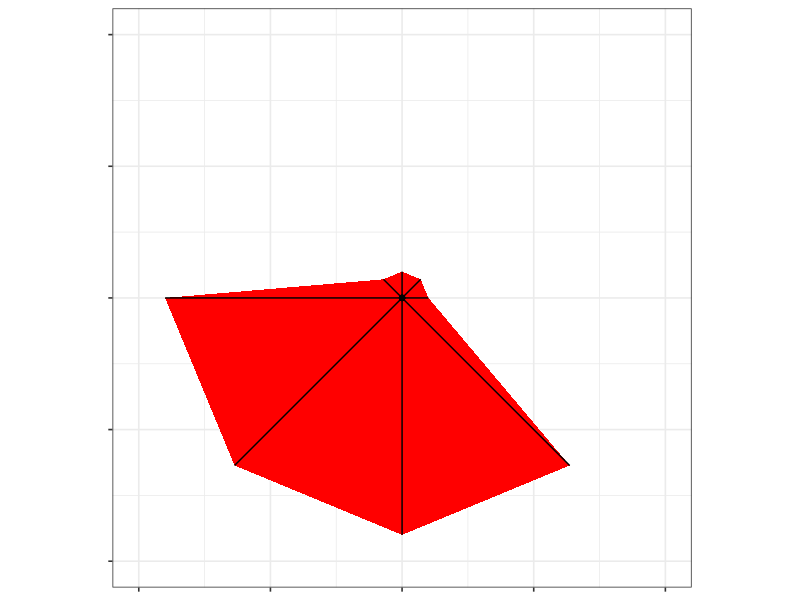
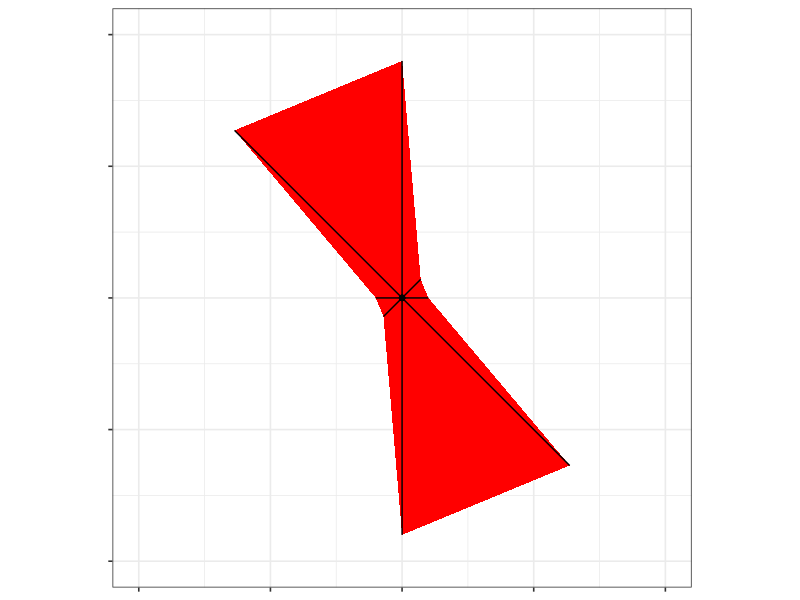
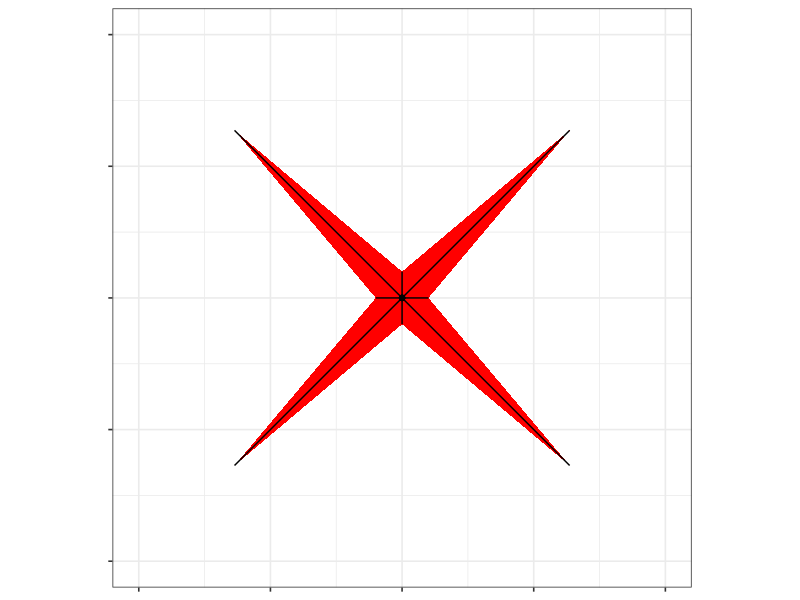
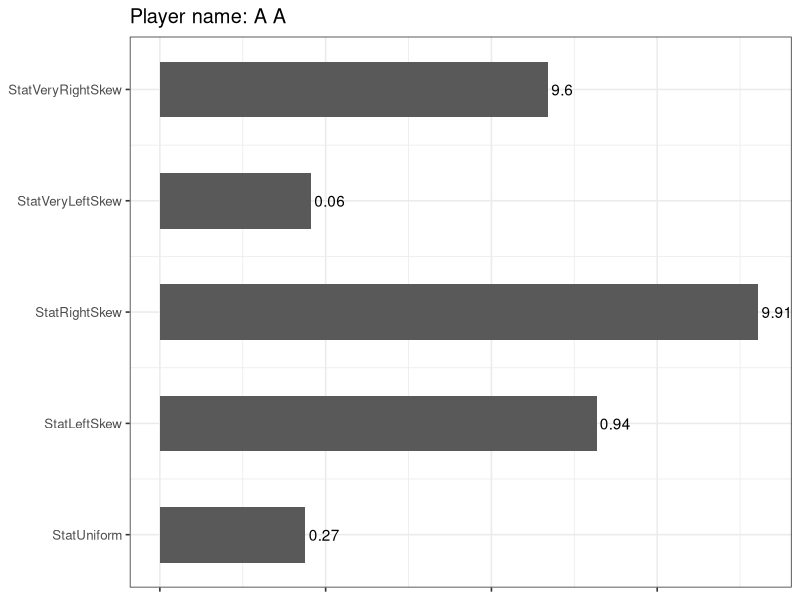
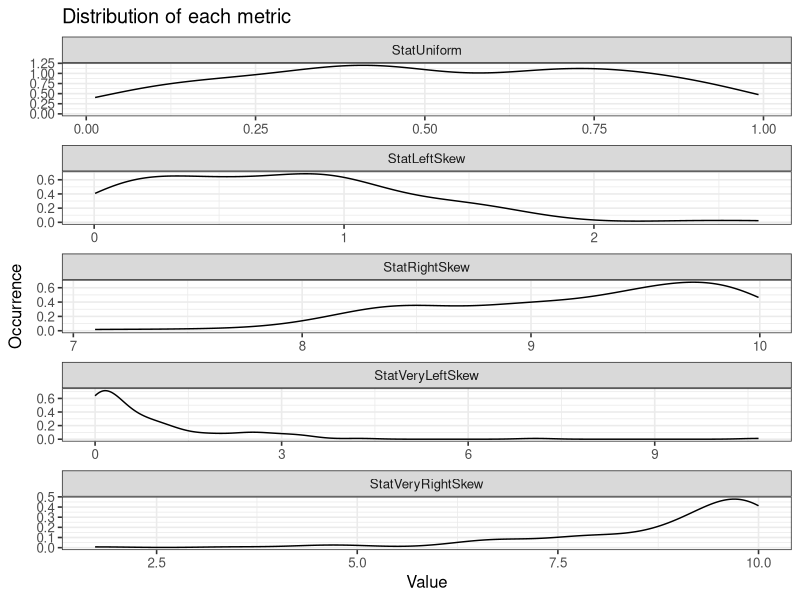
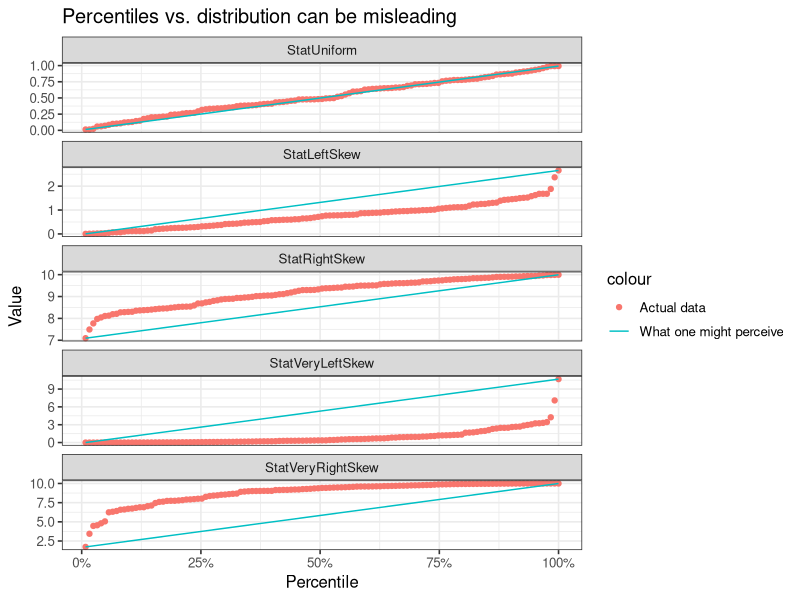
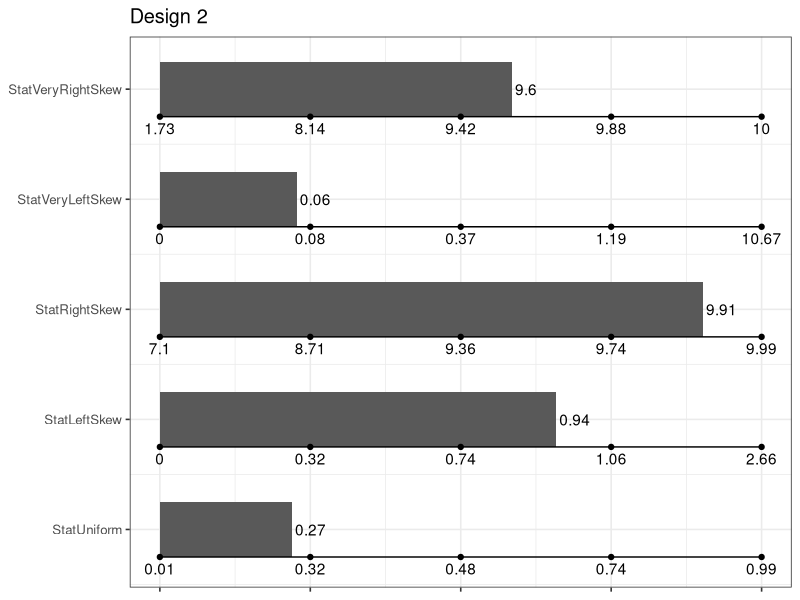
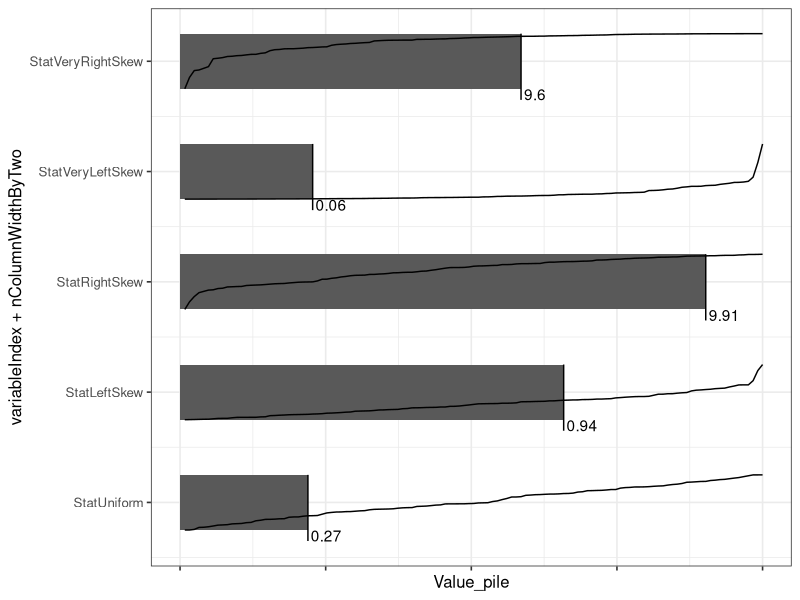

Generate these figures, in order, with R:
## ---- chunk 1

library(data.table)
library(ggplot2)
library(scales)
library(knitr)

theme_set(theme_bw(12))

nColumnWidthByTwo = 0.25
nBufferForTextHorizontal = 0.005
nBufferForTextVertical = 0.05
vnQuantileMarkers = c(0.0, 0.25, 0.5, 0.75, 1.0)
iPlayers = 123
cPlayerNameToAnalyse = 'A A'

## ---- chunk 2

pRadar1 = ggplot(
   data.table(
      Angle = seq(0, 1.75 * pi, pi/4),
      Radius = c( 0.1, 0.1, 0.1, 0.1, 0.9, 0.9, 0.9, 0.9)
   )[,
      list(
         x = cos(Angle) * Radius,
         y = sin(Angle) * Radius
      )
   ]
) + 
   geom_polygon(
      aes(
         x = x,
         y = y
      ),
      fill = 'red'
   ) + 
   geom_segment(
      aes(
         x = 0,
         y = 0,
         xend = x,
         yend = y
      )
   ) + 
   geom_point(
      aes(x = 0, y = 0)
   ) +
   coord_fixed(
      xlim = c(-1,1),
      ylim = c(-1,1)
   ) +
   labs(
      x = NULL,
      y = NULL
   ) + 
   theme(
      axis.text.x = element_blank(),
      axis.text.y = element_blank()
   )

print(pRadar1)

pRadar2 = ggplot(
   data.table(
      Angle = seq(0, 1.75 * pi, pi/4),
      Radius = c( 0.1, 0.1, 0.9, 0.9, 0.1, 0.1, 0.9, 0.9)
   )[,
      list(
         x = cos(Angle) * Radius,
         y = sin(Angle) * Radius
      )
   ]
) + 
   geom_polygon(
      aes(
         x = x,
         y = y
      ),
      fill = 'red'
   ) + 
   geom_segment(
      aes(
         x = 0,
         y = 0,
         xend = x,
         yend = y
      )
   ) + 
   geom_point(
      aes(x = 0, y = 0)
   ) +
   coord_fixed(
      xlim = c(-1,1),
      ylim = c(-1,1)
   ) +
   labs(
      x = NULL,
      y = NULL
   ) + 
   theme(
      axis.text.x = element_blank(),
      axis.text.y = element_blank()
   )

print(pRadar2)

pRadar3 = ggplot(
   data.table(
      Angle = seq(0, 1.75 * pi, pi/4),
      Radius = c( 0.1, 0.9, 0.1, 0.9, 0.1, 0.9, 0.1, 0.9)
   )[,
      list(
         x = cos(Angle) * Radius,
         y = sin(Angle) * Radius
      )
   ]
) + 
   geom_polygon(
      aes(
         x = x,
         y = y
      ),
      fill = 'red'
   ) + 
   geom_segment(
      aes(
         x = 0,
         y = 0,
         xend = x,
         yend = y
      )
   ) + 
   geom_point(
      aes(x = 0, y = 0)
   ) +
   coord_fixed(
      xlim = c(-1,1),
      ylim = c(-1,1)
   ) +
   labs(
      x = NULL,
      y = NULL
   ) + 
   theme(
      axis.text.x = element_blank(),
      axis.text.y = element_blank()
   )

print(pRadar3)

## ---- chunk 3

# generating random player names
vcRandomPlayerNames = sapply(
   seq(iPlayers) - 1,
   function (iPlayer ) {
      paste(
         LETTERS[
            1 + ( iPlayer %/% length(LETTERS)) 
         ],
         LETTERS[
            1 + ( iPlayer %% length(LETTERS) )
         ]
      )
   }
)


set.seed(1)
dtStats = data.table(
   PlayerName = vcRandomPlayerNames,
   StatUniform = runif(iPlayers),
   StatLeftSkew = abs(rnorm(iPlayers)),
   StatRightSkew = 10 - abs(rnorm(iPlayers)),
   StatVeryLeftSkew = abs(rnorm(iPlayers)) ^ 2,
   StatVeryRightSkew = 10 - abs(rnorm(iPlayers) ^ 2)
)

dtStatsMelted = melt(
   dtStats,
   id.vars = c('PlayerName')
)

dtStatsMelted[,
   variableIndex := .GRP,
   variable
]

dtStatsMelted[,
   Value_pile := rank(value)/ .N,
   variable
]

kable(head(dtStats))

## ---- chunk 4

p1 = ggplot() + 
   geom_rect(
      data = dtStatsMelted[
         PlayerName == cPlayerNameToAnalyse
      ],
      aes(
         xmin = 0,
         ymin = variableIndex - nColumnWidthByTwo,
         xmax = Value_pile, 
         ymax = variableIndex + nColumnWidthByTwo,
         group = paste(PlayerName, variable)
      )
   ) +
   geom_text(
      data = dtStatsMelted[
         PlayerName == cPlayerNameToAnalyse
      ],
      aes(
         x = Value_pile + nBufferForTextHorizontal, 
         y = variableIndex,
         group = paste(PlayerName, variable),
         label = round(value, 2)
      ),
      hjust = 0
   ) +
   scale_y_continuous(
      breaks = dtStatsMelted[, sort(unique(variableIndex))],
      labels = dtStatsMelted[, list(variable = variable[1]), variableIndex][order(variableIndex), variable]
   ) +
   labs(
      title = paste0(
         'Player name: ', cPlayerNameToAnalyse
      ),
      x = NULL,
      y = NULL
   ) + 
   theme(
      axis.text.x = element_blank()
   )
   

p1

## ---- chunk 5

pPDF = ggplot(dtStatsMelted) +
   geom_density(
      aes(
         x = value
      )
   ) +
   facet_wrap(
      ~variable,
      ncol = 1,
      scale = 'free'
   ) +
   labs(
      title = 'Percentiles vs. distribution can be misleading',
      x = 'Value',
      y = 'Occurrence'
   ) +
   labs(
      title = 'Distribution of each metric',
      x = 'Value',
      y = 'Occurrence'
   )

print(pPDF)

## ---- chunk 6

pCDF = ggplot(dtStatsMelted) +
   geom_point(
      aes(
         x = Value_pile,
         y = value,
         color = 'Actual data'
      )
   ) + 
   geom_line(
      data = dtStatsMelted[, .SD[c(which.min(Value_pile), which.max(Value_pile))], variable],
      aes(
         x = Value_pile,
         y = value,
         color = 'What one might perceive'
      )
   ) +
   facet_wrap(
      ~variable,
      ncol = 1,
      scale = 'free_y'
   ) +
   scale_x_continuous(
      labels = percent
   ) +
   labs(
      title = 'Percentiles vs. distribution can be misleading',
      x = 'Percentile',
      y = 'Value'
   )

print(pCDF)

## ---- chunk 7

p2 = p1 +
   geom_point(
      data = dtStatsMelted[, 
         list(Value_pile = vnQuantileMarkers), 
         variableIndex
      ],
      aes(
         x = Value_pile,
         y = variableIndex - nColumnWidthByTwo
      )
   ) +
   geom_segment(
      data = dtStatsMelted[, 
         list(
            Value_pileMin = 0,
            Value_pileMax = 1
         ), 
         variableIndex
      ],
      aes(
         x = Value_pileMin,
         xend = Value_pileMax,
         y = variableIndex - nColumnWidthByTwo,
         yend = variableIndex - nColumnWidthByTwo
      )
   ) +
   geom_text(
      data = dtStatsMelted[, 
         list(
            value = quantile(value, vnQuantileMarkers),
            Value_pile = vnQuantileMarkers
         ), 
         list(
            variable,
            variableIndex
         )
      ],
      aes(
         x = Value_pile,
         y = variableIndex - nColumnWidthByTwo - nBufferForTextVertical,
         label = round(value, 2)
      ),
      vjust = 1
   ) +
   labs(
      title = 'Design 2',
      x = NULL,
      y = NULL
   ) + 
   theme(
      axis.text.x = element_blank()
   )

p2

## ---- chunk 8


dtAnnotations3a = dtStatsMelted[,
   list(
      Value_pile, 
      value,
      valueScaled = (value - min(value)) / ( 2 * (max(value) - min(value)))
   ), 
   variableIndex
]

dtAnnotations3b = dtStatsMelted[, 
   list(
      value = quantile(value, vnQuantileMarkers),
      Value_pile = vnQuantileMarkers,
      valueScaled = quantile(
         (value - min(value)) / ( 2 * (max(value) - min(value))),
         vnQuantileMarkers
      )
   ), 
   list(
      variable,
      variableIndex
   )
]

p3 = ggplot() +
   geom_rect(
      data = dtStatsMelted[
         PlayerName == cPlayerNameToAnalyse
      ],
      aes(
         xmin = 0,
         ymin = variableIndex - nColumnWidthByTwo,
         xmax = Value_pile, 
         ymax = variableIndex + nColumnWidthByTwo,
         group = paste(PlayerName, variable)
      )
   ) +
   geom_segment(
      data = dtStatsMelted[
         PlayerName == cPlayerNameToAnalyse
      ],
      aes(
         x = Value_pile,
         xend = Value_pile,
         y = variableIndex + nColumnWidthByTwo, 
         yend = variableIndex - nColumnWidthByTwo - nBufferForTextVertical - nBufferForTextVertical,
         group = paste(PlayerName, variable)
      )
   ) +
   geom_text(
      data = dtStatsMelted[
         PlayerName == cPlayerNameToAnalyse
      ],
      aes(
         x = Value_pile + nBufferForTextHorizontal, 
         y = variableIndex - 0.25 - nBufferForTextVertical,
         group = paste(PlayerName, variable),
         label = round(value, 2)
      ),
      hjust = 0
   ) +
   scale_y_continuous(
      breaks = dtStatsMelted[, sort(unique(variableIndex))],
      labels = dtStatsMelted[, list(variable = variable[1]), variableIndex][order(variableIndex), variable]
   ) + 
   geom_line(
      data = dtAnnotations3a,
      aes(
         x = Value_pile,
         y = valueScaled + variableIndex - nColumnWidthByTwo,
         group = variableIndex
      )
   ) + 
   theme(
      axis.text.x = element_blank()
   )

p3


## ---- chunk 9

p3a = p3 +
   geom_label(
      data = dtAnnotations3b[,.SD[Value_pile %in% c(min(Value_pile), max(Value_pile))], variableIndex],
      aes(
         x = Value_pile,
         y = valueScaled + variableIndex - nColumnWidthByTwo + nBufferForTextVertical,
         label = round(value, 2)
      ),
      vjust = 0
   ) +
   labs(
      title = 'Design 3a'
   )
   
print(p3a)

## ---- chunk 10

p3b = p3 +
   geom_label(
      data = dtAnnotations3b,
      aes(
         x = Value_pile,
         y = valueScaled + variableIndex - nColumnWidthByTwo + nBufferForTextVertical,
         label = round(value, 2)
      ),
      vjust = 0
   ) +
   labs(
      title = 'Design 3b'
   )
   
print(p3b)

## ---- chunk 11

dtAnnotations4a = dtStatsMelted[,
   list(
      PlayerName,
      Value_pile, 
      value,
      valueScaled = (
         (value - min(value)) / ( 2 * (max(value) - min(value)))
      ) - nColumnWidthByTwo
   ), 
   variableIndex
][
   PlayerName == cPlayerNameToAnalyse | 
   Value_pile %in% c(min(Value_pile), max(Value_pile))
]


p4 = ggplot() +
   geom_rect(
      data = dtStatsMelted[
         PlayerName == cPlayerNameToAnalyse
      ],
      aes(
         xmin = 0,
         ymin = variableIndex - nColumnWidthByTwo,
         xmax = Value_pile, 
         ymax = variableIndex + nColumnWidthByTwo,
         group = paste(PlayerName, variable)
      )
   ) +
   geom_segment(
      data = dtStatsMelted[
         PlayerName == cPlayerNameToAnalyse
      ],
      aes(
         x = Value_pile,
         xend = Value_pile,
         y = variableIndex + nColumnWidthByTwo, 
         yend = variableIndex - nColumnWidthByTwo,
         group = paste(PlayerName, variable)
      )
   ) +
   geom_segment(
      data = dtAnnotations4a[PlayerName == cPlayerNameToAnalyse],
      aes(
         x = Value_pile - nBufferForTextHorizontal, 
         xend = Value_pile + nBufferForTextHorizontal, 
         y = variableIndex + valueScaled,
         yend = variableIndex + valueScaled
      )
   ) +
   geom_text(
      data = dtAnnotations4a[PlayerName == cPlayerNameToAnalyse],
      aes(
         x = Value_pile + nBufferForTextHorizontal, 
         y = variableIndex + valueScaled,
         label = round(value, 2)
      ),
      hjust = 0
   ) +
   geom_text(
      data = merge(
         dtAnnotations4a[Value_pile %in% c(min(Value_pile)), list(valueScaled, value, variableIndex)],
         dtAnnotations4a[PlayerName == cPlayerNameToAnalyse, list(variableIndex, Value_pile)],
         'variableIndex'
      ),
      aes(
         x = Value_pile - nBufferForTextHorizontal, 
         y = variableIndex + valueScaled - nBufferForTextVertical,
         label = round(value, 2)
      ),
      hjust = 1,
      vjust = 1
   ) +
   geom_text(
      data = merge(
         dtAnnotations4a[Value_pile %in% c(max(Value_pile)), list(valueScaled, value, variableIndex)],
         dtAnnotations4a[PlayerName == cPlayerNameToAnalyse, list(variableIndex, Value_pile)],
         'variableIndex'
      ),
      aes(
         x = Value_pile - nBufferForTextHorizontal, 
         y = variableIndex + valueScaled + nBufferForTextVertical,
         label = round(value, 2)
      ),
      hjust = 1,
      vjust = 0
   ) +
   scale_y_continuous(
      breaks = dtStatsMelted[, sort(unique(variableIndex))],
      labels = dtStatsMelted[, list(variable = variable[1]), variableIndex][order(variableIndex), variable]
   ) +
   geom_text() +
   labs(
      title = 'Design 4',
      x = NULL,
      y = NULL
   ) + 
   theme(
      axis.text.x = element_blank()
   )

p4
